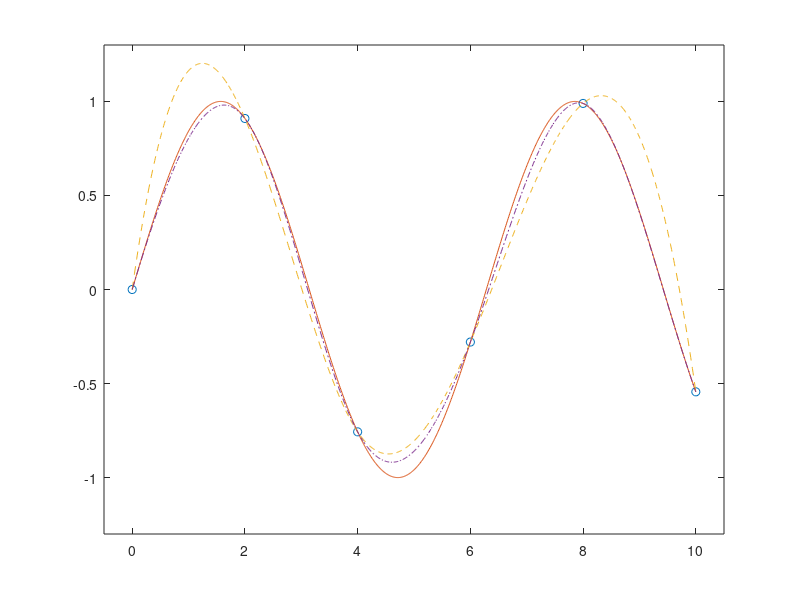

Write MATLAB code to recreate this figure. (Note: this script raises an error after producing the figure.)
%EXSPLINE takes 6 points on a sinusoid and plot 
%deBoor and complete spline
x = 0:2:10;
y = sin(x); yc=[cos(0),y,cos(10)];
xx = 0:.01:10;
yy = spline(x,y,xx);
yc = spline(x,yc,xx);
plot(x,y,'o',xx,sin(xx),'-',xx,yy,'--',xx,yc,'-.')
axis([-0.5,10.5,-1.3,1.3])
legend('nodes','sine','deBoor','complete',4)